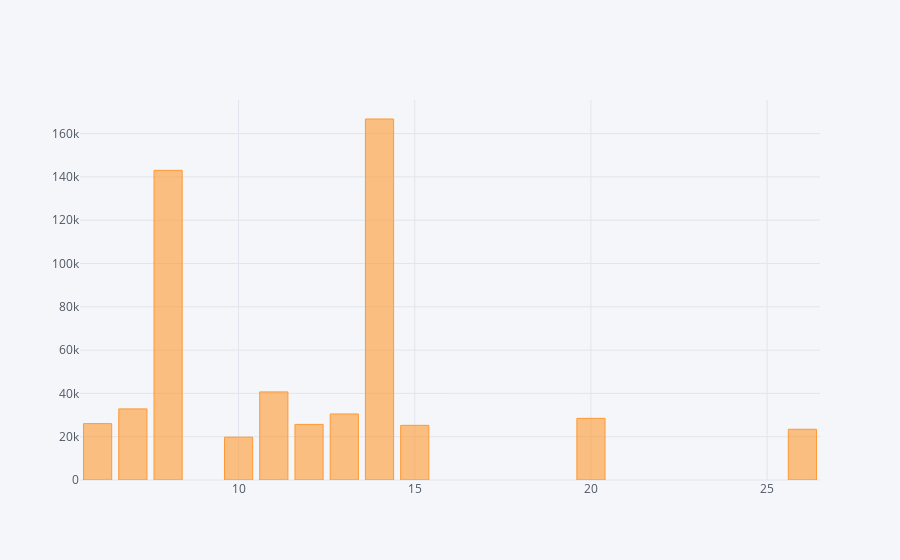

The notebook cell saved with this chart:
### Markdown cell above
### Q10). For which durations(month) maximum number of loans are there.

### Code cell
months = df_kiva_loans['term_in_months'].value_counts()[:10].reset_index()
 
months.columns = ['Terms in Months','Frequency']
months.iplot(kind='bar', x='Terms in Months', y= 'Frequency')

### Figure 1 — Plotly figure (JSON) as saved in the notebook; plotly's stock layout.template omitted (floating-point values rounded to 4 significant figures)
{"data": [{"marker": {"color": "rgba(255, 153, 51, 0.6)", "line": {"color": "rgba(255, 153, 51, 1.0)", "width": 1}}, "name": "Frequency", "orientation": "v", "text": "", "type": "bar", "uid": "54987608-6705-4cab-b465-03d8ec6a44c3", "x": [14, 8, 11, 7, 13, 20, 6, 12, 15, 26, 10], "y": [166750, 143042, 40694, 32847, 30501, 28483, 26039, 25700, 25255, 23431, 19782]}], "layout": {"legend": {"bgcolor": "#F5F6F9", "font": {"color": "#4D5663"}}, "paper_bgcolor": "#F5F6F9", "plot_bgcolor": "#F5F6F9", "title": {"font": {"color": "#4D5663"}}, "xaxis": {"gridcolor": "#E1E5ED", "showgrid": true, "tickfont": {"color": "#4D5663"}, "title": {"font": {"color": "#4D5663"}, "text": ""}, "zerolinecolor": "#E1E5ED"}, "yaxis": {"gridcolor": "#E1E5ED", "showgrid": true, "tickfont": {"color": "#4D5663"}, "title": {"font": {"color": "#4D5663"}, "text": ""}, "zerolinecolor": "#E1E5ED"}}}
